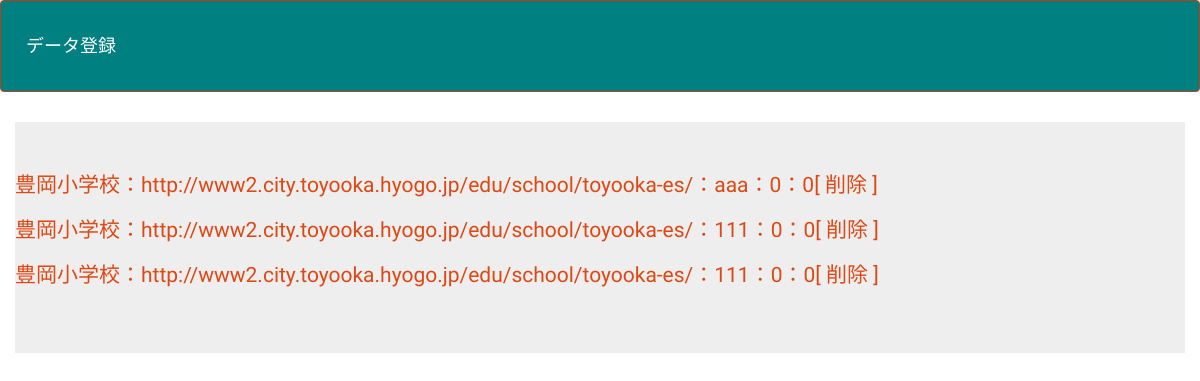
The page /select.php on the database as committed earlier.
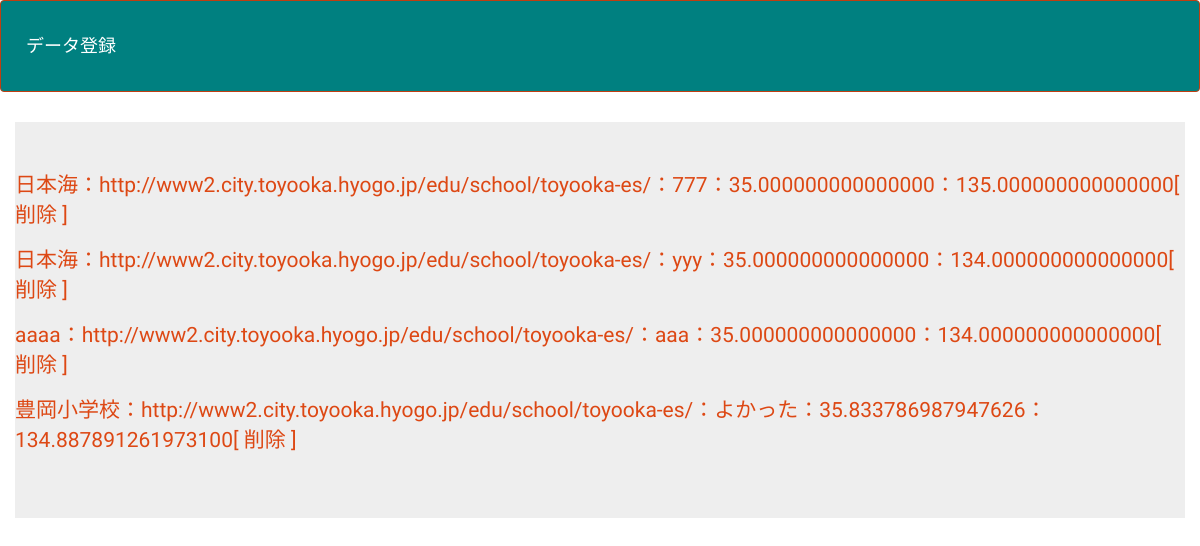
The same page on the database as committed later.
### tables this page shows
CREATE TABLE `gs_map_table` (
  `id` int(12) NOT NULL,
  `name` varchar(64) NOT NULL,
  `URL` text NOT NULL,
  `comment` text NOT NULL,
  `lat` varchar(64) NOT NULL,
  `lng` varchar(64) NOT NULL,
  `date` datetime NOT NULL
);

### select.php (the view, shortened to what this page needs)
<?php
try {
  $pdo = new PDO('mysql:dbname=gs_db;charset=utf8;host=localhost', 'root', '');
} catch (PDOException $e) {
  exit('DBConnectError'.$e->getMessage());
}
$stmt = $pdo->prepare("SELECT * FROM gs_map_table;");
$status = $stmt->execute();
$view="";
if ($status==false) {
  $error = $stmt->errorInfo();
  exit("ErrorQuery:".$error[2]);
}else{
  while( $result = $stmt->fetch(PDO::FETCH_ASSOC)){
        $view .= '<p>';
        $view .= '<a href="detail.php?id=' . $result['id'] . '">';
        $view .= $result['name'] . '：' . $result['URL'] . '：' . $result['comment'] . '：' . $result['lat'] . '：' .  $result['lng'];
        $view .= '</a>';
    $view .= '<a href="delete.php?id=' . $result['id'] . '">';
        $view .= '[ 削除 ]';
        $view .= '</a>';
        $view .= '</p>';
  }
}
?>
<!DOCTYPE html>
<html lang="ja">
<head>
<link rel="stylesheet" href="css/range.css">
<link href="css/bootstrap.min.css" rel="stylesheet">
</head>
<body id="main">
<header>
  <nav class="navbar navbar-default">
    <div class="container-fluid">
      <div class="navbar-header">
      <a class="navbar-brand" href="index.php">データ登録</a>
      </div>
    </div>
  </nav>
</header>
<div>
    <div class="container jumbotron"><?=$view ?></div>
</div>
</body>
</html>

### select.php (style rules this page uses)
html { height: 100%; }
body { margin: 0; padding: 0; width: 100%; height: 100%; }
div { padding: 10px; font-size: 16px; }
.navbar-default { background-color: #008080; }

Rows that differ between the two databases and show on the page:
removed gs_map_table: value "豊岡小学校：http://www2.city.toyooka.hyogo.jp/edu/school/toyooka-es/：aaa：0：0 [ 削除 ]"
removed gs_map_table: value "豊岡小学校：http://www2.city.toyooka.hyogo.jp/edu/school/toyooka-es/：111：0：0 [ 削除 ]"
removed gs_map_table: value "豊岡小学校：http://www2.city.toyooka.hyogo.jp/edu/school/toyooka-es/：111：0：0 [ 削除 ]"
added gs_map_table: value "日本海：http://www2.city.toyooka.hyogo.jp/edu/school/toyooka-es/：777：35.000000000000000：135.000000000000000 [ 削除 ]"
added gs_map_table: value "日本海：http://www2.city.toyooka.hyogo.jp/edu/school/toyooka-es/：yyy：35.000000000000000：134.000000000000000 [ 削除 ]"
added gs_map_table: value "aaaa：http://www2.city.toyooka.hyogo.jp/edu/school/toyooka-es/：aaa：35.000000000000000：134.000000000000000 [ 削除 ]"
added gs_map_table: value "豊岡小学校：http://www2.city.toyooka.hyogo.jp/edu/school/toyooka-es/：よかった：35.833786987947626：134.887891261973100 [ 削除 ]"
